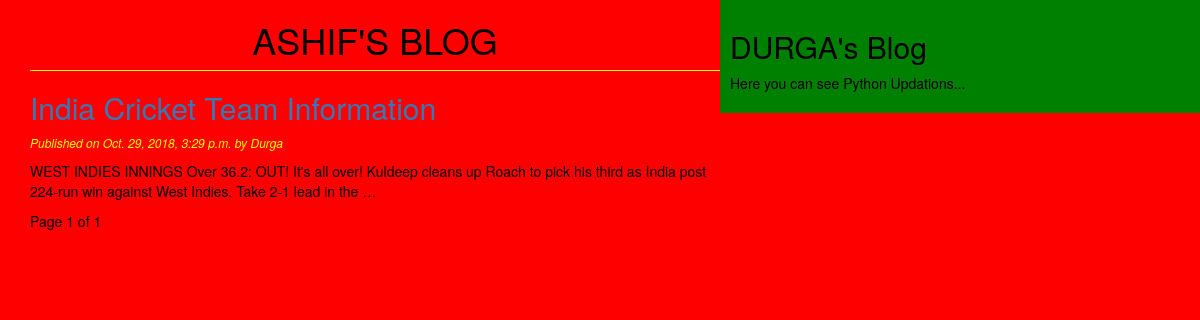
The page / on the database its author committed.
### blog/models.py (models this page shows, shortened)
class Post(models.Model):
    STATUS_CHOICES=(('draft','Draft'),('published','Published'))
    title=models.CharField(max_length=256)
    slug=models.SlugField(max_length=264,unique_for_date='publish')
    author=models.ForeignKey(User,related_name='blog_posts')
    body=models.TextField()
    publish=models.DateTimeField(default=timezone.now)
    created=models.DateTimeField(auto_now_add=True)
    updated=models.DateTimeField(auto_now=True)
    status=models.CharField(max_length=10,choices=STATUS_CHOICES,default='draft')
    objects=CustomManager()
    tags=TaggableManager()
    class Meta:
        ordering=('-publish',)
    def get_absolute_url(self):
        return reverse('post_detail',args=[self.publish.year,self.publish.strftime('%m'),self.publish.strftime('%d'),self.slug])

### blog/views.py (the view)
# urls.py: url(r'^$', views.post_list_view),
def post_list_view(request):
    post_list=Post.objects.all()
    paginator=Paginator(post_list,1)
    pagenumber=request.GET.get('page')
    try:
        post_list=paginator.page(pagenumber)
    except PageNotAnInteger:
        post_list=paginator.page(1)
    except EmptyPage:
        post_list=paginator.page(paginator.num_pages)
    return render(request,'blog/post_list.html',{'post_list':post_list})

### blog/models.py (called while the page is built)
    def get_queryset(self):
        return super().get_queryset().filter(status='published')

### templates/blog/post_list.html (shortened to what this page needs)
{%extends 'blog/base.html' %}
    {%block content%}
      <h1>ASHIF'S BLOG</h1>
      {%for post in post_list%}
          <a href="{{post.get_absolute_url}}"><h2>{{post.title}}</h2></a>
          <p id='date'>Published on {{post.publish}} by {{post.author|title}}</p>
          {{post.body|truncatewords:30|linebreaks}}
      {%endfor%}
      {%include 'blog/pagination.html' with page=post_list%}
    {%endblock%}

### templates/blog/base.html (shortened to what this page needs)
<!DOCTYPE html>
{%load staticfiles%}
<html lang="en" dir="ltr">
  <head>
    <link rel="stylesheet" href="https://maxcdn.bootstrapcdn.com/bootstrap/3.3.7/css/bootstrap.min.css">
    <link rel="stylesheet" href="{%static "css/blog1.css" %}">
  </head>
  <body>
    <div class="content">
      {%block content%}{%endblock%}
    </div>
    <div class='sidebar'>
      <h2>DURGA's Blog</h2>
      <p>Here you can see Python Updations...</p>
    </div>
  </body>
</html>

### templates/blog/pagination.html (shortened to what this page needs)
<div class="paginator">
  <span>Page {{page.number}} of {{page.paginator.num_pages}}</span>
</div>

### static/css/blog1.css (style rules this page uses)
.content { width:60%; float:left; padding:0 0 0 30px; background: red; height:100%; }
.sidebar { width:40%; float:right; padding: 10px; background:green; height:100%; }
h1 { text-align: center; border-bottom: 1px solid yellow ; padding-bottom: 10px; }
body { background: red; color:black; }
#date { color:yellow; font-size: 12px; font-style: italic; }

### rows shown on the page
Post: title "India Cricket Team Information", publish "Oct. 29, 2018, 3:29 p.m.", author "Durga", body "WEST INDIES INNINGS Over 36.2: OUT! It's all over! Kuldeep cleans up Roach to pick his third as India post 224-run win against West Indies. Take 2-1 lead in the …"

### other values the page prints
{{ page.number }} "1"
{{ page.paginator.num_pages }} "1"
